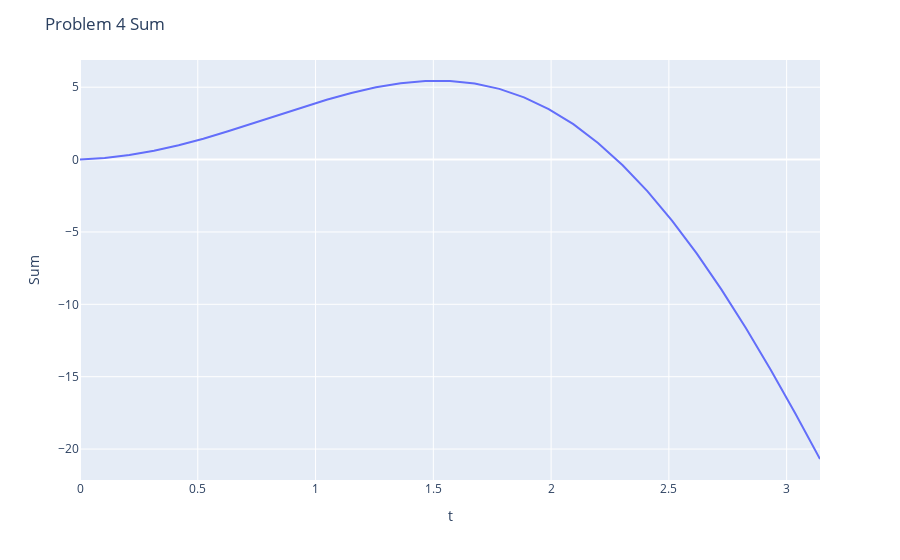

Notebook code for this chart:
### Code cell
fig = px.line(x = t,y = S)
fig.update_layout(
    title="Problem 4 Sum",
    xaxis_title="t",
    yaxis_title="Sum",
    yaxis = dict(
    showexponent = 'all',
    #exponentformat = 'e')
    )
)
fig.show()

### Figure 1 — Plotly figure (JSON) as saved in the notebook; plotly's stock layout.template omitted (floating-point values rounded to 4 significant figures)
{"data": [{"hovertemplate": "x=%{x}<br>y=%{y}<extra></extra>", "legendgroup": "", "line": {"color": "#636efa", "dash": "solid"}, "marker": {"symbol": "circle"}, "mode": "lines", "name": "", "orientation": "v", "showlegend": false, "type": "scatter", "x": [0, 0.1047, 0.2094, 0.3142, 0.4189, 0.5236, 0.6283, 0.733, 0.8378, 0.9425, 1.047, 1.152, 1.257, 1.361, 1.466, 1.571, 1.676, 1.78, 1.885, 1.99, 2.094, 2.199, 2.304, 2.409, 2.513, 2.618, 2.723, 2.827, 2.932, 3.037, 3.142], "xaxis": "x", "y": [0, 0.1041, 0.309, 0.6078, 0.9905, 1.444, 1.952, 2.497, 3.058, 3.612, 4.135, 4.604, 4.992, 5.275, 5.428, 5.428, 5.253, 4.883, 4.301, 3.491, 2.444, 1.151, -0.3901, -2.18, -4.213, -6.481, -8.968, -11.66, -14.53, -17.55, -20.69], "yaxis": "y"}], "layout": {"legend": {"tracegroupgap": 0}, "margin": {"t": 60}, "title": {"text": "Problem 4 Sum"}, "xaxis": {"anchor": "y", "domain": [0, 1], "title": {"text": "t"}}, "yaxis": {"anchor": "x", "domain": [0, 1], "showexponent": "all", "title": {"text": "Sum"}}}}
